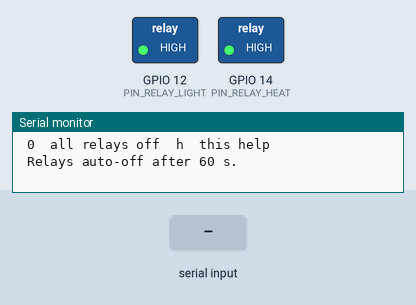
Simulated run of this program. Board: ESP32. Shown: switched loads named in the program (green lamp = pin HIGH), the last lines printed to the serial monitor. Wiring (inferred from the names in the program): BME280 sensor at I2C address 0x76; BME280 sensor at I2C address 0x77. The test bench sets the inputs (shaded band).

Above: at 1.7 s.
1.8 s: "1" received over Serial
At 2.9 s:
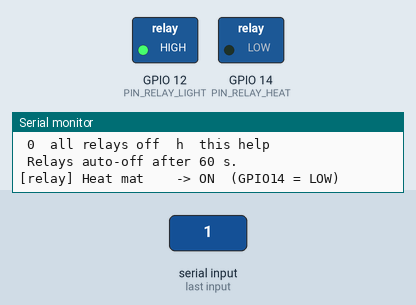
3.3 s: "2" received over Serial
At 4.1 s:
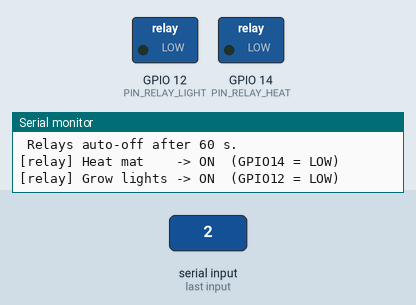
4.8 s: "1" received over Serial
At 5.2 s:
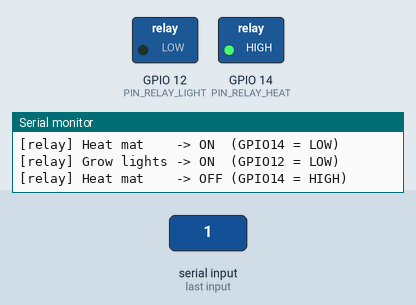
6.3 s: "0" received over Serial
At 7.6 s:
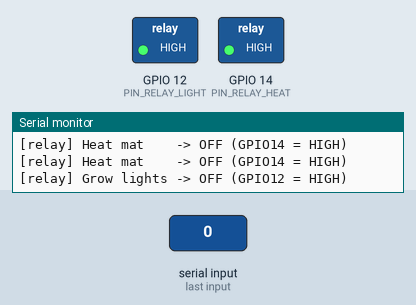
Timing chart, 0 to 8.8 s (numbered marks = the images above; inputs shaded):
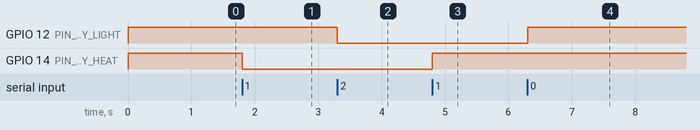

The program:

main.cpp
```cpp
// BiomeFX hardware bring-up.
// Tests each part on its own from the Serial Monitor (115200 baud). Type a letter and press Enter.
//
//   h  help             s  scan I2C bus          r  read both BME280s once
//   w  watch readings every 2 s (toggle)         d  draw a test screen on the e-ink
//   1  toggle heat mat relay                     2  toggle grow light relay
//   0  all relays off
//
// Relays switch themselves off after RELAY_TEST_TIMEOUT_MS so nothing stays on by accident.

#include <Arduino.h>
#include <Wire.h>
#include <esp_system.h>
#include <Adafruit_BME280.h>
#include "config.h"

#if ENABLE_DISPLAY
#include <GxEPD2_BW.h>
#include <Fonts/FreeMonoBold9pt7b.h>
GxEPD2_BW<EPD_PANEL, EPD_PANEL::HEIGHT> display(
    EPD_PANEL(PIN_EPD_CS, PIN_EPD_DC, PIN_EPD_RST, PIN_EPD_BUSY));
#endif

// ---------- Relays ----------

struct Relay {
  uint8_t pin;
  const char *name;
  bool on;
  uint32_t onSince;
};

Relay relays[] = {
    {PIN_RELAY_HEAT, "Heat mat", false, 0},
    {PIN_RELAY_LIGHT, "Grow lights", false, 0},
};

static inline uint8_t relayLevel(bool on) {
  return (on ^ RELAY_ACTIVE_LOW) ? HIGH : LOW;
}

void setRelay(Relay &r, bool on) {
  r.on = on;
  r.onSince = millis();
  digitalWrite(r.pin, relayLevel(on));
  Serial.printf("[relay] %-11s -> %s (GPIO%d = %s)\n", r.name, on ? "ON " : "OFF", r.pin,
                relayLevel(on) ? "HIGH" : "LOW");
}

void allRelaysOff() {
  for (auto &r : relays) setRelay(r, false);
}

// ---------- BME280 ----------

Adafruit_BME280 bmeA, bmeB;
bool bmeOkA = false, bmeOkB = false;

// Reads the chip ID register directly so we can tell a real BME280 (0x60)
// from a BMP280 (0x58, no humidity) sold under the same name.
int readChipId(uint8_t addr) {
  Wire.beginTransmission(addr);
  Wire.write(0xD0);
  if (Wire.endTransmission(false) != 0) return -1;
  if (Wire.requestFrom(addr, (uint8_t)1) != 1) return -1;
  return Wire.read();
}

const char *chipName(int id) {
  switch (id) {
    case 0x60: return "BME280";
    case 0x58: return "BMP280 (no humidity!)";
    case 0x56:
    case 0x57: return "BMP280 sample";
    case -1:   return "no response";
    default:   return "unknown";
  }
}

void initSensors() {
  for (uint8_t addr : {BME_ADDR_A, BME_ADDR_B}) {
    int id = readChipId(addr);
    Serial.printf("[bme] 0x%02X chip id: %s (0x%02X)\n", addr, chipName(id), id < 0 ? 0 : id);
  }
  bmeOkA = bmeA.begin(BME_ADDR_A, &Wire);
  bmeOkB = bmeB.begin(BME_ADDR_B, &Wire);
  Serial.printf("[bme] sensor A (0x%02X): %s\n", BME_ADDR_A, bmeOkA ? "OK" : "FAILED");
  Serial.printf("[bme] sensor B (0x%02X): %s\n", BME_ADDR_B, bmeOkB ? "OK" : "FAILED");
}

void printReading(const char *label, Adafruit_BME280 &bme, bool ok) {
  if (!ok) {
    Serial.printf("  %s: not available\n", label);
    return;
  }
  float t = bme.readTemperature();
  float h = bme.readHumidity();
  float p = bme.readPressure() / 100.0f;
  Serial.printf("  %s: %6.2f C  (%5.1f F)   %5.1f %%RH   %7.1f hPa\n", label, t, t * 9 / 5 + 32, h, p);
}

void readSensors() {
  Serial.println("[bme] readings:");
  printReading("A 0x76", bmeA, bmeOkA);
  printReading("B 0x77", bmeB, bmeOkB);
  if (bmeOkA && bmeOkB) {
    Serial.printf("  difference A-B: %.2f C\n", bmeA.readTemperature() - bmeB.readTemperature());
  }
}

void scanI2C() {
  Serial.println("[i2c] scanning...");
  int found = 0;
  for (uint8_t addr = 1; addr < 127; addr++) {
    Wire.beginTransmission(addr);
    if (Wire.endTransmission() == 0) {
      Serial.printf("  found device at 0x%02X\n", addr);
      found++;
    }
  }
  Serial.printf("[i2c] %d device(s). Expect 0x76 and 0x77.\n", found);
}

// ---------- Display ----------

void drawTestScreen() {
#if ENABLE_DISPLAY
  Serial.println("[epd] drawing test screen (full refresh takes a few seconds)...");
  display.setRotation(1);
  display.setFont(&FreeMonoBold9pt7b);
  display.setTextColor(GxEPD_BLACK);
  display.setFullWindow();
  display.firstPage();
  do {
    display.fillScreen(GxEPD_WHITE);
    display.setCursor(4, 18);
    display.print("BiomeFX bring-up");
    display.setCursor(4, 40);
    if (bmeOkA) display.printf("A: %.1fC %.0f%%", bmeA.readTemperature(), bmeA.readHumidity());
    else display.print("A: --");
    display.setCursor(4, 60);
    if (bmeOkB) display.printf("B: %.1fC %.0f%%", bmeB.readTemperature(), bmeB.readHumidity());
    else display.print("B: --");
    display.drawRect(0, 0, display.width(), display.height(), GxEPD_BLACK);
  } while (display.nextPage());
  display.hibernate();
  Serial.println("[epd] done. If the screen didn't change, check EPD_PANEL in config.h.");
#else
  Serial.println("[epd] display disabled: set ENABLE_DISPLAY 1 and EPD_PANEL in config.h.");
#endif
}

// ---------- Menu ----------

void printHelp() {
  Serial.println();
  Serial.println("=== BiomeFX bring-up ===");
  Serial.println(" s  scan I2C        r  read sensors     w  watch readings (toggle)");
  Serial.println(" d  e-ink test      1  heat mat relay   2  grow light relay");
  Serial.println(" 0  all relays off  h  this help");
  Serial.printf(" Relays auto-off after %lu s.\n\n", RELAY_TEST_TIMEOUT_MS / 1000);
}

bool watching = false;
uint32_t lastWatch = 0;

void setup() {
  // Drive relay pins to OFF before making them outputs, so they don't glitch on.
  for (auto &r : relays) {
    digitalWrite(r.pin, relayLevel(false));
    pinMode(r.pin, OUTPUT);
  }

  Serial.begin(115200);
  delay(500);
  Serial.println("\n\nBiomeFX bring-up starting");
  Serial.printf("Reset reason: %d  (1 = power on; repeated resets point to the GPIO12 strapping issue)\n",
                (int)esp_reset_reason());

  Wire.begin(PIN_I2C_SDA, PIN_I2C_SCL);
  scanI2C();
  initSensors();

#if ENABLE_DISPLAY
  display.init(115200, true, 2, false);
  Serial.printf("[epd] init done, %dx%d\n", display.width(), display.height());
#endif

  allRelaysOff();
  printHelp();
}

void loop() {
  while (Serial.available()) {
    char c = Serial.read();
    switch (c) {
      case 'h': case '?': printHelp(); break;
      case 's': scanI2C(); break;
      case 'r': readSensors(); break;
      case 'w':
        watching = !watching;
        Serial.printf("[watch] %s\n", watching ? "on" : "off");
        break;
      case 'd': drawTestScreen(); break;
      case '1': setRelay(relays[0], !relays[0].on); break;
      case '2': setRelay(relays[1], !relays[1].on); break;
      case '0': allRelaysOff(); break;
      default: break;  // ignore newlines etc.
    }
  }

  for (auto &r : relays) {
    if (r.on && millis() - r.onSince > RELAY_TEST_TIMEOUT_MS) {
      Serial.printf("[relay] %s timed out\n", r.name);
      setRelay(r, false);
    }
  }

  if (watching && millis() - lastWatch > 2000) {
    lastWatch = millis();
    readSensors();
  }
}
```

config.h
```cpp
#pragma once
// Pin assignments: match hardware/Schematic_Biome-Wiring_2026-11-22.pdf (rev 1.0).

// I2C: two BME280s
#define PIN_I2C_SDA   21
#define PIN_I2C_SCL   22
#define BME_ADDR_A    0x76   // U1 (SDO -> GND)
#define BME_ADDR_B    0x77   // U6 (SDO -> 3.3V)

// SPI e-ink (VSPI)
#define PIN_EPD_MOSI  23
#define PIN_EPD_CLK   18
#define PIN_EPD_CS     5
#define PIN_EPD_DC    17
#define PIN_EPD_RST   16
#define PIN_EPD_BUSY   4

// Relays.
// WARNING: GPIO12 is a boot strapping pin and GPIO14 pulses at boot.
// If the board won't boot with the relay connected (or the mat relay clicks on reset),
// move the wires to GPIO26 / GPIO27 and change these two numbers. See docs/wiring-review.md.
#define PIN_RELAY_HEAT   14   // IN1 -> heat mat
#define PIN_RELAY_LIGHT  12   // IN2 -> grow lights

// Most blue 2-channel relay boards switch ON when IN is pulled LOW.
// If "ON" in the menu turns the relay off, set this to false.
#define RELAY_ACTIVE_LOW true

// Bring-up safety: any relay you switch on turns itself off after this long.
#define RELAY_TEST_TIMEOUT_MS (60UL * 1000UL)

// E-ink display. Set ENABLE_DISPLAY to 1 once EPD_PANEL matches your Waveshare model.
// Panel class names are listed in the GxEPD2 README, e.g.:
//   1.54" 200x200 V2  -> GxEPD2_154_D67
//   2.13" 250x122 V4  -> GxEPD2_213_BN
//   2.9"  296x128 V2  -> GxEPD2_290_T94_V2
//   4.2"  400x300 V2  -> GxEPD2_420_GDEY042T81
#define ENABLE_DISPLAY 0
#define EPD_PANEL GxEPD2_213_BN
```

Measured:
- after the input at 1.8 s, GPIO 14 (PIN_RELAY_HEAT): HIGH → LOW at once
- after the input at 3.3 s, GPIO 12 (PIN_RELAY_LIGHT): HIGH → LOW at once
- after the input at 4.8 s, GPIO 14 (PIN_RELAY_HEAT): LOW → HIGH at once
- after the input at 6.3 s, GPIO 12 (PIN_RELAY_LIGHT): LOW → HIGH at once
